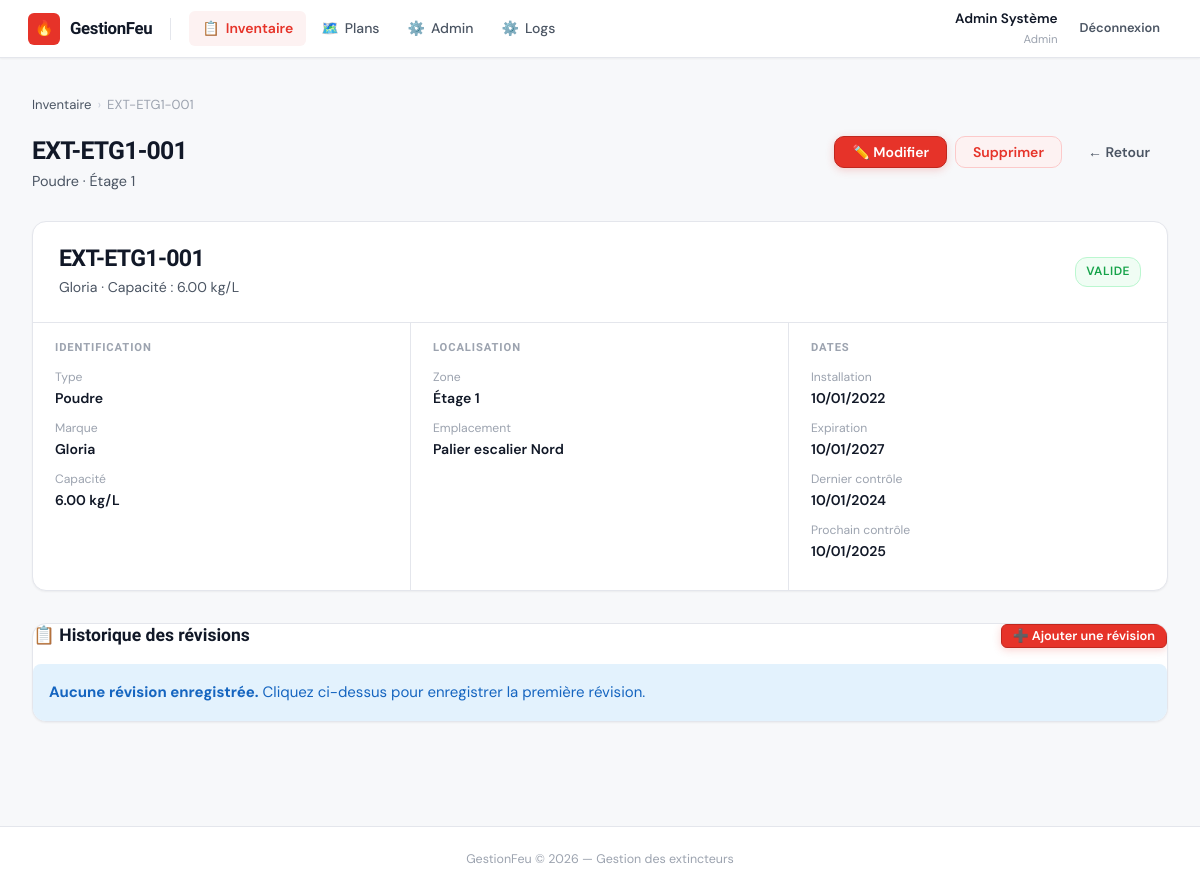
Page /extincteur_voir.php?id=3 (signed in) on the earlier database version.
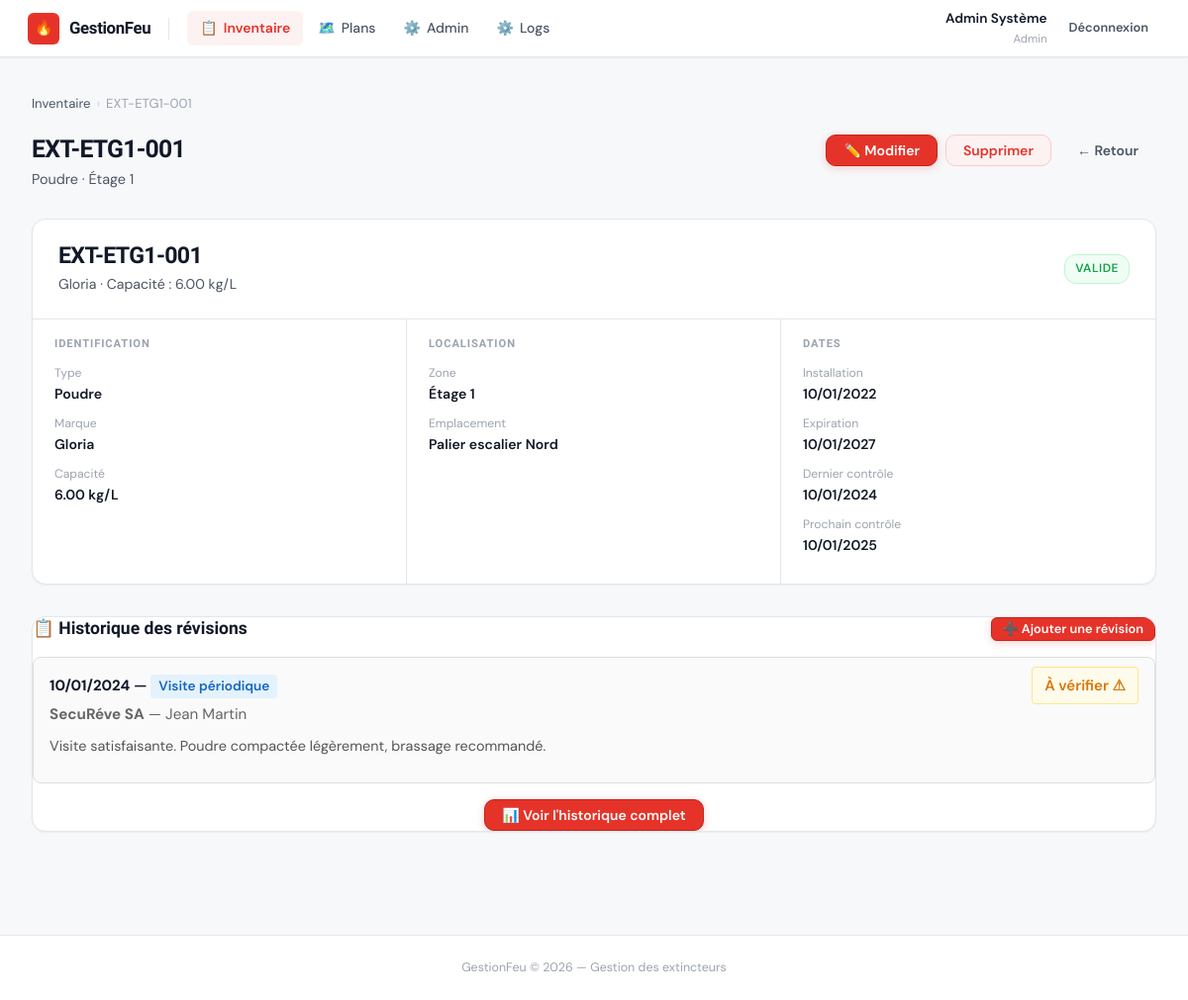
Same page on the later database version.
### tables this page shows
CREATE TABLE extincteurs (
  id                INT UNSIGNED AUTO_INCREMENT PRIMARY KEY,
  numero_serie      VARCHAR(100) NOT NULL UNIQUE,
  type              ENUM('Eau','CO2','Poudre','Mousse','Halon') NOT NULL,
  marque            VARCHAR(100) NULL,
  capacite          DECIMAL(6,2) NULL COMMENT 'En kg ou litres',
  zone              VARCHAR(100) NOT NULL COMMENT 'Étage ou zone du bâtiment',
  localisation      VARCHAR(255) NULL COMMENT 'Description précise',
  date_installation DATE         NULL,
  date_expiration   DATE         NULL,
  dernier_controle  DATE         NULL,
  prochain_controle DATE         NULL,
  notes             TEXT         NULL,
  created_at        TIMESTAMP    DEFAULT CURRENT_TIMESTAMP,
  updated_at        TIMESTAMP    DEFAULT CURRENT_TIMESTAMP ON UPDATE CURRENT_TIMESTAMP,
  INDEX idx_zone  (zone),
  INDEX idx_exp   (date_expiration)
);

CREATE TABLE revisions_extincteurs (
  id                INT UNSIGNED AUTO_INCREMENT PRIMARY KEY,
  extincteur_id     INT UNSIGNED NOT NULL,
  date_revision     DATE         NOT NULL COMMENT 'Date de l\'intervention',
  type_maintenance  ENUM('Visite périodique','Entretien','Recharge','Remplacement','Réparation','Autre') NOT NULL DEFAULT 'Visite périodique',
  entreprise        VARCHAR(255) NULL COMMENT 'Nom de l\'entreprise/technicien',
  contact           VARCHAR(100) NULL COMMENT 'Personne de contact',
  observations      TEXT         NULL COMMENT 'Notes sur l\'intervention',
  conformite        ENUM('Conforme','Non conforme','À vérifier') NOT NULL DEFAULT 'Conforme',
  prochaine_date    DATE         NULL COMMENT 'Date de la prochaine révision recommandée',
  utilisateur_id    INT UNSIGNED NOT NULL COMMENT 'Technicien qui a enregistré la révision',
  created_at        TIMESTAMP    DEFAULT CURRENT_TIMESTAMP,
  updated_at        TIMESTAMP    DEFAULT CURRENT_TIMESTAMP ON UPDATE CURRENT_TIMESTAMP,
  FOREIGN KEY (extincteur_id)  REFERENCES extincteurs(id)       ON DELETE CASCADE,
  FOREIGN KEY (utilisateur_id) REFERENCES utilisateurs(id)      ON DELETE RESTRICT,
  INDEX idx_extincteur (extincteur_id),
  INDEX idx_date (date_revision DESC),
  INDEX idx_conformite (conformite)
);

### includes/auth.php (called while the page is built, shortened)
<?php
function currentUser(): ?array {
    return $_SESSION['user'] ?? null;
}
function peutFaire(string $permission): bool {
    $user = currentUser();
    if ($user['role'] === 'admin') return true;
    $permissions = json_decode($user['permissions'] ?? '[]', true);
    return in_array($permission, $permissions);
}
function estLecteur(): bool {
    $user = currentUser();
    return $user['role'] === 'lecteur';
}

### includes/functions.php (called while the page is built, shortened)
<?php
function e(mixed $val): string {
    return htmlspecialchars((string)($val ?? ''), ENT_QUOTES, 'UTF-8');
}
function statut(string|null $date_expiration): string {
    $exp  = strtotime($date_expiration);
    $now  = time();
    $diff = ($exp - $now) / 86400;
    return 'valide';
}
function statutLabel(string $statut): string {
    return match($statut) {
        'valide'  => 'Valide',
        'bientot' => 'Bientôt',
        'expire'  => 'Expiré',
        default   => 'Inconnu',
    };
}
function formatDate(?string $date): string {
    return date('d/m/Y', strtotime($date));
}
function typeMaintenanceLabel(string $type): string {
    return match($type) {
        'Visite périodique' => 'Visite périodique',
        'Entretien'         => 'Entretien',
        'Recharge'          => 'Recharge',
        'Remplacement'      => 'Remplacement',
        'Réparation'        => 'Réparation',
        'Autre'             => 'Autre',
        default             => $type,
    };
}
function conformiteLabel(string $conformite): string {
    return match($conformite) {
        'Conforme'      => 'Conforme ✓',
        'Non conforme'  => 'Non conforme ✗',
        'À vérifier'    => 'À vérifier ⚠',
        default         => $conformite,
    };
}
function conformiteClass(string $conformite): string {
    return match($conformite) {
        'Conforme'      => 'conformite-ok',
        'Non conforme'  => 'conformite-ko',
        'À vérifier'    => 'conformite-warn',
        default         => '',
    };
}

### extincteur_voir.php (the view, shortened to what this page needs)
<?php
require_once 'includes/auth.php';
require_once 'includes/functions.php';
$db   = getDB();
$id   = intval($_GET['id'] ?? 0);
$stmt = $db->prepare('SELECT * FROM extincteurs WHERE id = ?');
$stmt->execute([$id]);
$ext  = $stmt->fetch();
$s     = statut($ext['date_expiration']);
include 'views/header.php';
?>
<div class="breadcrumb">
  <a href="index.php">Inventaire</a>
  <span class="breadcrumb-sep">›</span>
  <span><?= e($ext['numero_serie']) ?></span>
</div>
<div class="page-header">
  <div>
    <h2><?= e($ext['numero_serie']) ?></h2>
    <p><?= e($ext['type']) ?> · <?= e($ext['zone']) ?></p>
  </div>
  <div class="page-header-actions">
    <?php if (!estLecteur() && peutFaire('extincteurs.modifier')): ?>
    <a href="extincteur_form.php?id=<?= $ext['id'] ?>" class="btn btn-primary">✏️ Modifier</a>
    <?php endif; ?>
    <?php if (!estLecteur() && peutFaire('extincteurs.supprimer')): ?>
    <a href="extincteur_suppr.php?id=<?= $ext['id'] ?>"
       class="btn btn-danger"
       onclick="return confirm('Supprimer cet extincteur ?')">Supprimer</a>
    <?php endif; ?>
    <a href="index.php" class="btn btn-ghost">← Retour</a>
  </div>
</div>
<div class="detail-hero">
  <div class="detail-top">
    <div class="detail-top-left">
      <h2><?= e($ext['numero_serie']) ?></h2>
      <p><?= e($ext['marque'] ?: '—') ?> · Capacité : <?= $ext['capacite'] ? e($ext['capacite']) . ' kg/L' : '—' ?></p>
    </div>
    <span class="badge badge-<?= $s ?>">
      <?= statutLabel($s) ?>
    </span>
  </div>
  <div class="detail-body">
    <div class="detail-section">
      <h4>Identification</h4>
      <div class="detail-dl">
        <div class="dl-row">
          <div class="dl-key">Type</div>
          <div class="dl-val"><?= e($ext['type']) ?></div>
        </div>
        <div class="dl-row">
          <div class="dl-key">Marque</div>
          <div class="dl-val"><?= e($ext['marque']) ?: '—' ?></div>
        </div>
        <div class="dl-row">
          <div class="dl-key">Capacité</div>
          <div class="dl-val"><?= $ext['capacite'] ? e($ext['capacite']) . ' kg/L' : '—' ?></div>
        </div>
      </div>
    </div>
    <div class="detail-section">
      <h4>Localisation</h4>
      <div class="detail-dl">
        <div class="dl-row">
          <div class="dl-key">Zone</div>
          <div class="dl-val"><?= e($ext['zone']) ?></div>
        </div>
        <div class="dl-row">
          <div class="dl-key">Emplacement</div>
          <div class="dl-val"><?= e($ext['localisation']) ?: '—' ?></div>
        </div>
      </div>
    </div>
    <div class="detail-section">
      <h4>Dates</h4>
      <div class="detail-dl">
        <div class="dl-row">
          <div class="dl-key">Installation</div>
          <div class="dl-val"><?= formatDate($ext['date_installation']) ?></div>
        </div>
        <div class="dl-row">
          <div class="dl-key">Expiration</div>
          <div class="dl-val <?= $s === 'expire' ? 'text-red' : ($s === 'bientot' ? 'text-warn' : '') ?>">
            <?= formatDate($ext['date_expiration']) ?>
          </div>
        </div>
        <div class="dl-row">
          <div class="dl-key">Dernier contrôle</div>
          <div class="dl-val"><?= formatDate($ext['dernier_controle']) ?></div>
        </div>
        <div class="dl-row">
          <div class="dl-key">Prochain contrôle</div>
          <div class="dl-val"><?= formatDate($ext['prochain_controle']) ?></div>
        </div>
      </div>
    </div>
  </div>
</div>
<?php
$stmt = $db->prepare('
    SELECT r.*, u.nom as technicien_nom
    FROM revisions_extincteurs r
    LEFT JOIN utilisateurs u ON r.utilisateur_id = u.id
    WHERE r.extincteur_id = ?
    ORDER BY r.date_revision DESC
    LIMIT 3
');
$stmt->execute([$id]);
$revisions_recentes = $stmt->fetchAll();
?>
<div class="revisions-section" style="margin-top: 2rem;">
    <div class="detail-hero">
        <div class="section-header" style="display: flex; justify-content: space-between; align-items: center; margin-bottom: 1rem;">
            <h3>📋 Historique des révisions</h3>
            <?php if (!estLecteur() && peutFaire('extincteurs.modifier')): ?>
            <a href="revision_form.php?id=<?= $ext['id'] ?>" class="btn btn-sm btn-primary">➕ Ajouter une révision</a>
            <?php endif; ?>
        </div>
        <?php if (empty($revisions_recentes)): ?>
        <div class="alert-box" style="background: #e3f2fd; padding: 1rem; border-radius: 0.5rem; color: #1565c0;">
            <strong>Aucune révision enregistrée.</strong> Cliquez ci-dessus pour enregistrer la première révision.
        </div>
        <?php else: ?>
        <div class="revisions-list">
            <?php foreach ($revisions_recentes as $rev): ?>
            <div class="revision-item" style="padding: 1rem; border: 1px solid #ddd; border-radius: 0.5rem; margin-bottom: 0.75rem; background: #fafafa;">
                <div style="display: flex; justify-content: space-between; align-items: start;">
                    <div>
                        <div style="font-weight: 600; margin-bottom: 0.25rem;">
                            <strong><?= formatDate($rev['date_revision']) ?></strong> —
                            <span style="background: #e3f2fd; color: #1565c0; padding: 0.2rem 0.5rem; border-radius: 0.25rem; font-size: 0.85rem;">
                                <?= typeMaintenanceLabel($rev['type_maintenance']) ?>
                            </span>
                        </div>
                        <div style="color: #666; font-size: 0.95rem; margin-bottom: 0.5rem;">
                            <strong><?= e($rev['entreprise']) ?></strong>
                            <?php if ($rev['contact']): ?>
                            — <?= e($rev['contact']) ?>
                            <?php endif; ?>
                        </div>
                        <?php if ($rev['observations']): ?>
                        <div style="color: #555; font-size: 0.9rem; margin-bottom: 0.5rem;">
                            <?= htmlspecialchars(substr($rev['observations'], 0, 150)) ?>
                        </div>
                        <?php endif; ?>
                    </div>
                    <div style="text-align: right;">
                        <span class="conformite-badge-inline <?= conformiteClass($rev['conformite']) ?>"
                              style="padding: 0.5rem 0.75rem; border-radius: 0.25rem; font-weight: 600;">
                            <?= conformiteLabel($rev['conformite']) ?>
                        </span>
                    </div>
                </div>
            </div>
            <?php endforeach; ?>
        </div>
        <div style="margin-top: 1rem; text-align: center;">
            <a href="revision_historique.php?id=<?= $ext['id'] ?>" class="btn btn-primary">
                📊 Voir l'historique complet
            </a>
        </div>
        <?php endif; ?>
    </div>
</div>
<?php include 'views/footer.php'; ?>

### views/header.php (shortened to what this page needs)
<!DOCTYPE html>
<html lang="fr">
<head>
  <link rel="stylesheet" href="/public/style.css">
</head>
<body>
<nav class="navbar">
  <a class="navbar-brand" href="<?= BASE_URL ?>/index.php">
    <div class="brand-icon">🔥</div>
    GestionFeu
  </a>
  <div class="navbar-links">
    <?php $p = basename($_SERVER['PHP_SELF']); ?>
    <a href="<?= BASE_URL ?>/index.php"
       class="<?= in_array($p, ['index.php','extincteur_voir.php','extincteur_form.php']) ? 'active' : '' ?>">
      <span>📋</span> Inventaire
    </a>
    <a href="<?= BASE_URL ?>/plans.php"
       class="<?= in_array($p, ['plans.php','plan_voir.php','plan_form.php']) ? 'active' : '' ?>">
      <span>🗺️</span> Plans
    </a>
    <?php if (currentUser()['role'] === 'admin'): ?>
    <a href="<?= BASE_URL ?>/admin.php"
       class="<?= in_array($p, ['admin.php','user_form.php']) ? 'active' : '' ?>">
      <span>⚙️</span> Admin
    </a>
    <?php endif; ?>
    <?php if (currentUser()['role'] === 'admin'): ?>
    <a href="<?= BASE_URL ?>/view_logs.php"
       class="<?= in_array($p, ['view_logs.php']) ? 'active' : '' ?>">
      <span>⚙️</span> Logs
    </a>
    <?php endif; ?>
  </div>
  <div class="navbar-user">
    <div class="nav-user-info">
      <div class="nav-user-name"><?= e(currentUser()['nom']) ?></div>
      <div class="nav-user-role"><?= ucfirst(e(currentUser()['role'])) ?></div>
    </div>
    <a href="<?= BASE_URL ?>/logout.php" class="btn btn-sm btn-ghost">Déconnexion</a>
  </div>
</nav>
<div class="main">

### views/footer.php
</div>
<footer class="footer">
  GestionFeu &copy; <?= date('Y') ?> — Gestion des extincteurs
</footer>
</body>
</html>

Differences in the rows shown:
added revisions_extincteurs: date_revision "10/01/2024", type_maintenance "Visite périodique", entreprise "SecuRéve SA", contact "Jean Martin", observations "Visite satisfaisante. Poudre compactée légèrement, brassage recommandé.", conformite "À vérifier ⚠"
Other differences:
text no longer shown: "Aucune révision enregistrée. Cliquez ci-dessus pour enregistrer la première révision."
text now shown: "📊 Voir l'historique complet"
